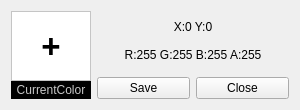
<?xml version="1.0" encoding="UTF-8"?>
<ui version="4.0">
 <class>ColorPickerWidget</class>
 <widget class="QWidget" name="ColorPickerWidget">
  <property name="geometry">
   <rect>
    <x>0</x>
    <y>0</y>
    <width>300</width>
    <height>100</height>
   </rect>
  </property>
  <property name="windowTitle">
   <string>Form</string>
  </property>
  <layout class="QGridLayout" name="gridLayout" columnstretch="1,2,2">
   <item row="0" column="0" rowspan="2">
    <layout class="QVBoxLayout" name="verticalLayout">
     <property name="spacing">
      <number>0</number>
     </property>
     <item>
      <widget class="QLabel" name="labelColor">
       <property name="sizePolicy">
        <sizepolicy hsizetype="Preferred" vsizetype="Expanding">
         <horstretch>0</horstretch>
         <verstretch>0</verstretch>
        </sizepolicy>
       </property>
       <property name="minimumSize">
        <size>
         <width>80</width>
         <height>70</height>
        </size>
       </property>
       <property name="maximumSize">
        <size>
         <width>80</width>
         <height>70</height>
        </size>
       </property>
       <property name="font">
        <font>
         <pointsize>25</pointsize>
         <bold>true</bold>
        </font>
       </property>
       <property name="cursor">
        <cursorShape>CrossCursor</cursorShape>
       </property>
       <property name="styleSheet">
        <string notr="true">background-color: rgba(255, 255, 255, 255);color: rgba(0, 0, 0, 255);</string>
       </property>
       <property name="frameShape">
        <enum>QFrame::Shape::StyledPanel</enum>
       </property>
       <property name="frameShadow">
        <enum>QFrame::Shadow::Sunken</enum>
       </property>
       <property name="text">
        <string>+</string>
       </property>
       <property name="alignment">
        <set>Qt::AlignmentFlag::AlignCenter</set>
       </property>
      </widget>
     </item>
     <item>
      <widget class="QLabel" name="label">
       <property name="minimumSize">
        <size>
         <width>0</width>
         <height>18</height>
        </size>
       </property>
       <property name="maximumSize">
        <size>
         <width>16777215</width>
         <height>18</height>
        </size>
       </property>
       <property name="styleSheet">
        <string notr="true">background-color: rgb(0, 0, 0);color: rgb(200, 200, 200);</string>
       </property>
       <property name="text">
        <string>CurrentColor</string>
       </property>
       <property name="alignment">
        <set>Qt::AlignmentFlag::AlignCenter</set>
       </property>
      </widget>
     </item>
    </layout>
   </item>
   <item row="0" column="1" colspan="2">
    <widget class="QLabel" name="labelPosColor">
     <property name="minimumSize">
      <size>
       <width>0</width>
       <height>18</height>
      </size>
     </property>
     <property name="text">
      <string>X:0 Y:0&lt;br&gt;&lt;br&gt;R:255 G:255 B:255 A:255</string>
     </property>
     <property name="alignment">
      <set>Qt::AlignmentFlag::AlignCenter</set>
     </property>
    </widget>
   </item>
   <item row="1" column="1">
    <widget class="QPushButton" name="pushButtonSave">
     <property name="text">
      <string>Save</string>
     </property>
    </widget>
   </item>
   <item row="1" column="2">
    <widget class="QPushButton" name="pushButtonClose">
     <property name="text">
      <string>Close</string>
     </property>
    </widget>
   </item>
  </layout>
 </widget>
 <resources/>
 <connections/>
</ui>
